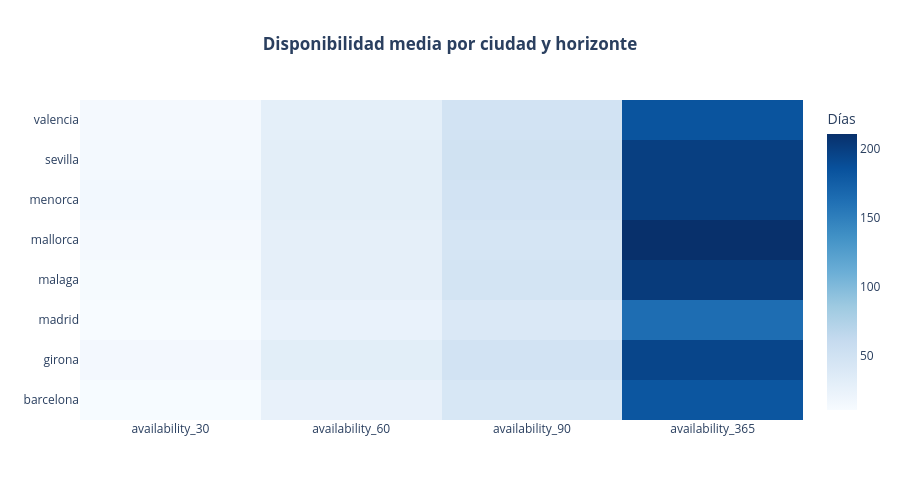

Here is the notebook cell this chart was saved with:
### Code cell
fig = go.Figure(data=go.Heatmap(
    z=disp_final.values,
    x=disp_final.columns,
    y=disp_final.index,
    colorscale='Blues',
    colorbar_title='Días'
))

fig.update_layout(
    title='<b>Disponibilidad media por ciudad y horizonte</b>',
    title_x=0.5,
    width=900,
    height=500,
    template='plotly_white'
)

fig.show()

### Figure 1 — Plotly figure (JSON) as saved in the notebook; plotly's stock layout.template omitted (floating-point values rounded to 4 significant figures)
{"data": [{"colorbar": {"title": {"text": "Días"}}, "colorscale": [[0, "rgb(247,251,255)"], [0.125, "rgb(222,235,247)"], [0.25, "rgb(198,219,239)"], [0.375, "rgb(158,202,225)"], [0.5, "rgb(107,174,214)"], [0.625, "rgb(66,146,198)"], [0.75, "rgb(33,113,181)"], [0.875, "rgb(8,81,156)"], [1, "rgb(8,48,107)"]], "type": "heatmap", "x": ["availability_30", "availability_60", "availability_90", "availability_365"], "y": ["barcelona", "girona", "madrid", "malaga", "mallorca", "menorca", "sevilla", "valencia"], "z": [[11.11, 25.63, 42.5, 182.1], [14.59, 31.27, 48.35, 195.1], [10.41, 24.12, 39.95, 163.6], [12.14, 28.43, 47.13, 202.7], [13.41, 28.7, 45.17, 210.9], [14.99, 30.88, 47.54, 199.5], [14.06, 30.92, 50.05, 199.8], [13.59, 29.73, 47.72, 183.8]]}], "layout": {"height": 500, "title": {"text": "<b>Disponibilidad media por ciudad y horizonte</b>", "x": 0.5}, "width": 900}}
